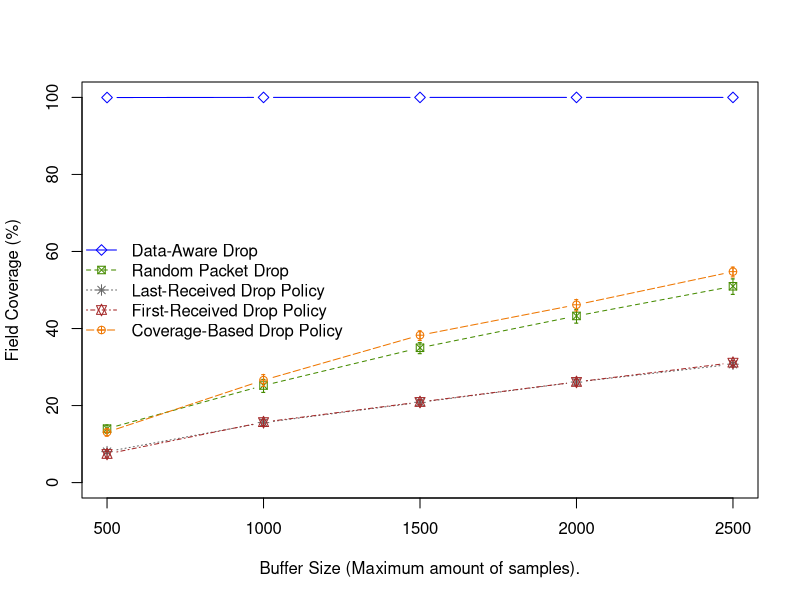

This figure's R source:
###########################################################################################################

# Calculando intervalo de confiança


dropNeighbor_valores_erro <- read.table("coverageDN.dat")
dropRandom_valores_erro <- read.table("coverageDR.dat")
dropFirst_valores_erro <- read.table("coverageDF.dat")
dropLast_valores_erro <- read.table("coverageDL.dat")
ogk_valores_erro <- read.table("coverageOGK.dat")

##########################################################################

dropNeighbor_tt5 <- t.test(dropNeighbor_valores_erro[,1])
dropNeighbor_tt10 <- t.test(dropNeighbor_valores_erro[,2])
dropNeighbor_tt15 <- t.test(dropNeighbor_valores_erro[,3])
dropNeighbor_tt20 <- t.test(dropNeighbor_valores_erro[,4])
dropNeighbor_tt25 <- t.test(dropNeighbor_valores_erro[,5])

dropNeighbor_tt <- rbind(

c(dropNeighbor_tt5$conf.int[1], dropNeighbor_tt5$estimate, dropNeighbor_tt5$conf.int[2]),
c(dropNeighbor_tt10$conf.int[1], dropNeighbor_tt10$estimate, dropNeighbor_tt10$conf.int[2]),
c(dropNeighbor_tt15$conf.int[1], dropNeighbor_tt15$estimate, dropNeighbor_tt15$conf.int[2]),
c(dropNeighbor_tt20$conf.int[1], dropNeighbor_tt20$estimate, dropNeighbor_tt20$conf.int[2]),
c(dropNeighbor_tt25$conf.int[1], dropNeighbor_tt25$estimate, dropNeighbor_tt25$conf.int[2])

)

##########################################################################

dropRandom_tt5 <- t.test(dropRandom_valores_erro[,1])
dropRandom_tt10 <- t.test(dropRandom_valores_erro[,2])
dropRandom_tt15 <- t.test(dropRandom_valores_erro[,3])
dropRandom_tt20 <- t.test(dropRandom_valores_erro[,4])
dropRandom_tt25 <- t.test(dropRandom_valores_erro[,5])

dropRandom_tt <- rbind(

c(dropRandom_tt5$conf.int[1], dropRandom_tt5$estimate, dropRandom_tt5$conf.int[2]),
c(dropRandom_tt10$conf.int[1], dropRandom_tt10$estimate, dropRandom_tt10$conf.int[2]),
c(dropRandom_tt15$conf.int[1], dropRandom_tt15$estimate, dropRandom_tt15$conf.int[2]),
c(dropRandom_tt20$conf.int[1], dropRandom_tt20$estimate, dropRandom_tt20$conf.int[2]),
c(dropRandom_tt25$conf.int[1], dropRandom_tt25$estimate, dropRandom_tt25$conf.int[2])

)

##########################################################################

dropFirst_tt5 <- t.test(dropFirst_valores_erro[,1])
dropFirst_tt10 <- t.test(dropFirst_valores_erro[,2])
dropFirst_tt15 <- t.test(dropFirst_valores_erro[,3])
dropFirst_tt20 <- t.test(dropFirst_valores_erro[,4])
dropFirst_tt25 <- t.test(dropFirst_valores_erro[,5])

dropFirst_tt <- rbind(

c(dropFirst_tt5$conf.int[1], dropFirst_tt5$estimate, dropFirst_tt5$conf.int[2]),
c(dropFirst_tt10$conf.int[1], dropFirst_tt10$estimate, dropFirst_tt10$conf.int[2]),
c(dropFirst_tt15$conf.int[1], dropFirst_tt15$estimate, dropFirst_tt15$conf.int[2]),
c(dropFirst_tt20$conf.int[1], dropFirst_tt20$estimate, dropFirst_tt20$conf.int[2]),
c(dropFirst_tt25$conf.int[1], dropFirst_tt25$estimate, dropFirst_tt25$conf.int[2])

)


##########################################################################

dropLast_tt5 <- t.test(dropLast_valores_erro[,1])
dropLast_tt10 <- t.test(dropLast_valores_erro[,2])
dropLast_tt15 <- t.test(dropLast_valores_erro[,3])
dropLast_tt20 <- t.test(dropLast_valores_erro[,4])
dropLast_tt25 <- t.test(dropLast_valores_erro[,5])

dropLast_tt <- rbind(

c(dropLast_tt5$conf.int[1], dropLast_tt5$estimate, dropLast_tt5$conf.int[2]),
c(dropLast_tt10$conf.int[1], dropLast_tt10$estimate, dropLast_tt10$conf.int[2]),
c(dropLast_tt15$conf.int[1], dropLast_tt15$estimate, dropLast_tt15$conf.int[2]),
c(dropLast_tt20$conf.int[1], dropLast_tt20$estimate, dropLast_tt20$conf.int[2]),
c(dropLast_tt25$conf.int[1], dropLast_tt25$estimate, dropLast_tt25$conf.int[2])

)

##########################################################################
#Valor constante dá erro no ttest

ogk_tt5 <- mean(ogk_valores_erro[,1])
ogk_tt10 <- mean(ogk_valores_erro[,2])
ogk_tt15 <- mean(ogk_valores_erro[,3])
ogk_tt20 <- mean(ogk_valores_erro[,4])
ogk_tt25 <- mean(ogk_valores_erro[,5])

ogk_tt <- rbind(

c(ogk_tt5, ogk_tt5, ogk_tt5),
c(ogk_tt10, ogk_tt10, ogk_tt10),
c(ogk_tt15, ogk_tt15, ogk_tt15),
c(ogk_tt20, ogk_tt20, ogk_tt20),
c(ogk_tt25, ogk_tt25, ogk_tt25)

)

##########################################################################
y_lim <- c(min(0,ogk_tt, dropLast_tt, dropFirst_tt, dropRandom_tt, dropNeighbor_tt), max(ogk_tt, dropLast_tt, dropFirst_tt, dropRandom_tt, dropNeighbor_tt))
x <- c(5,10,15,20,25)

setEPS()
postscript("NTMS_cobertura_varyBuffer.eps")

plot(x, ogk_tt[,2] ,ylim=y_lim, type='b', pch=5, col='blue', ylab='Field Coverage (%)', xlab='Buffer Size (Maximum amount of samples).', xlim=c(5,25),xaxt='n')

axis(1, at=x, labels=c("500","1000","1500","2000","2500"))

legend("left", legend=c("Data-Aware Drop", "Random Packet Drop", "Last-Received Drop Policy", "First-Received Drop Policy","Coverage-Based Drop Policy"), lty=c(1,2,3,4,5), col=c("blue","chartreuse4", "gray40", "brown", "darkorange2"), bty="n", pch=c(5,7,8,11,10))

points(x, dropRandom_tt[,2], type='b', pch=7, col='chartreuse4', lty=2)
points(x, dropRandom_tt[,1], type='p', pch="-", col='chartreuse4')
points(x, dropRandom_tt[,3], type='p', pch="-", col='chartreuse4')
segments(x, dropRandom_tt[,1], x, dropRandom_tt[,3], col='chartreuse4')

points(x, dropLast_tt[,2], type='b', pch=8, col='gray40', lty=3)
points(x, dropLast_tt[,1], type='p', pch="-", col='gray40')
points(x, dropLast_tt[,3], type='p', pch="-", col='gray40')
segments(x, dropLast_tt[,1], x, dropLast_tt[,3], col='gray40')

points(x, dropFirst_tt[,2], type='b', pch=11, col='brown', lty=4)
points(x, dropFirst_tt[,1], type='p', pch="-", col='brown')
points(x, dropFirst_tt[,3], type='p', pch="-", col='brown')
segments(x, dropFirst_tt[,1], x, dropFirst_tt[,3], col='brown')

points(x, dropNeighbor_tt[,2], type='b', pch=10, col='darkorange2', lty=5)
points(x, dropNeighbor_tt[,1], type='p', pch="-", col='darkorange2')
points(x, dropNeighbor_tt[,3], type='p', pch="-", col='darkorange2')
segments(x, dropNeighbor_tt[,1], x, dropNeighbor_tt[,3], col='darkorange2')

dev.off()
